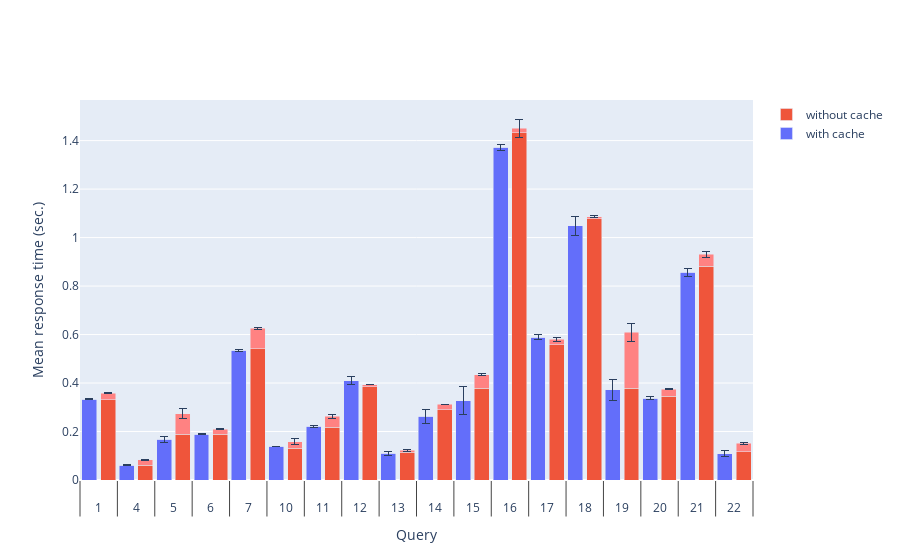

The code cell stored with this chart in its notebook:
### Code cell
for i in dataSizes:
    plot(i)

### Figure 1 — Plotly figure (JSON) as saved in the notebook; plotly's stock layout.template omitted (floating-point values rounded to 4 significant figures)
{"data": [{"name": "with cache", "type": "bar", "x": [["1", "4", "5", "6", "7", "10", "11", "12", "13", "14", "15", "16", "17", "18", "19", "20", "21", "22"], ["", "", "", "", "", "", "", "", "", "", "", "", "", "", "", "", "", ""]], "y": [0.3336, 0.06115, 0.1677, 0.1887, 0.5356, 0.1391, 0.222, 0.4101, 0.1093, 0.2634, 0.3261, 1.373, 0.5893, 1.049, 0.3715, 0.3375, 0.8559, 0.109]}, {"name": "without cache", "type": "bar", "x": [["1", "4", "5", "6", "7", "10", "11", "12", "13", "14", "15", "16", "17", "18", "19", "20", "21", "22"], [" ", " ", " ", " ", " ", " ", " ", " ", " ", " ", " ", " ", " ", " ", " ", " ", " ", " "]], "y": [0.3303, 0.06171, 0.1888, 0.1891, 0.5412, 0.1316, 0.2177, 0.3849, 0.1143, 0.2908, 0.3793, 1.432, 0.5579, 1.079, 0.3788, 0.3457, 0.881, 0.1158]}, {"error_y": {"array": [0.00181, 0.002745, 0.01341, 0.002785, 0.00379, 0.000565, 0.003895, 0.01764, 0.00932, 0.0286, 0.05743, 0.01218, 0.01033, 0.03945, 0.0428, 0.004845, 0.01549, 0.01082], "thickness": 1, "type": "data", "visible": true}, "marker": {"color": "rgb(160, 160, 255)"}, "showlegend": false, "type": "bar", "x": [["1", "4", "5", "6", "7", "10", "11", "12", "13", "14", "15", "16", "17", "18", "19", "20", "21", "22"], ["", "", "", "", "", "", "", "", "", "", "", "", "", "", "", "", "", ""]], "y": [0.00014, 0.00017, 0.00014, 0.00011, 0.00018, 0.00018, 0.000175, 0.00013, 0.00013, 0.00017, 0.0002, 0.000125, 0.000125, 0.00019, 0.00019, 0.0002, 0.00022, 0.00019]}, {"error_y": {"array": [0.001605, 0.001215, 0.02075, 0.00277, 0.004085, 0.01213, 0.0074, 0.00014, 0.00338, 0.00014, 0.00313, 0.03851, 0.00787, 0.00319, 0.03848, 0.001175, 0.0127, 0.0049], "thickness": 1, "type": "data", "visible": true}, "marker": {"color": "rgb(255, 130, 130)"}, "showlegend": false, "type": "bar", "x": [["1", "4", "5", "6", "7", "10", "11", "12", "13", "14", "15", "16", "17", "18", "19", "20", "21", "22"], [" ", " ", " ", " ", " ", " ", " ", " ", " ", " ", " ", " ", " ", " ", " ", " ", " ", " "]], "y": [0.02828, 0.02201, 0.08365, 0.02108, 0.08443, 0.02634, 0.04449, 0.008205, 0.00778, 0.02121, 0.05489, 0.01876, 0.02241, 0.00823, 0.2304, 0.02935, 0.04997, 0.03577]}], "layout": {"barmode": "stack", "xaxis": {"title": {"text": "Query"}}, "yaxis": {"title": {"text": "Mean response time (sec.)"}}}}
